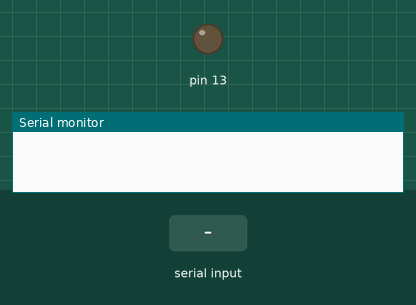
This sketch was run on a simulated Arduino Uno, built with avr-gcc and run on an emulated ATmega328P. Parts: output pins drawn as LEDs (lit = HIGH), the last lines printed to the serial monitor. The test bench sets the inputs (shaded band).

Above: at 1.2 s.
1.3 s: "1" received over Serial
At 1.8 s:
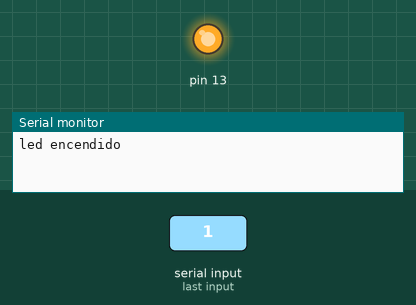
2.8 s: "0" received over Serial
At 4.1 s:
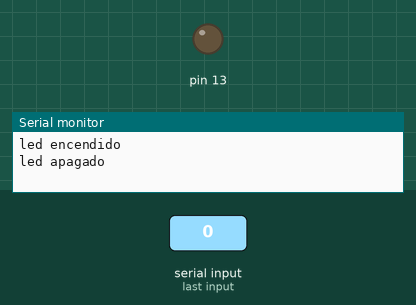
Timing chart, 0 to 5.8 s (numbered marks = the images above; inputs shaded):
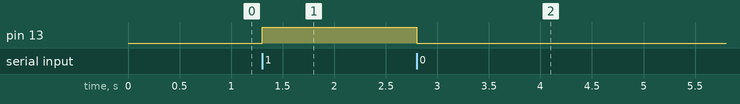

Measured:
- after the input at 1.3 s, pin 13: LOW → HIGH at once
- after the input at 2.8 s, pin 13: HIGH → LOW at once

The sketch:

bluetooh_slave_code.ino
```cpp
//////////////// ESCLAVO /////////////
char c;
void setup()
{

//inicializa la comunicacion serial
   Serial.begin(9600);

//se configura los pines de entrada y salida
   pinMode(13,OUTPUT);


// inicializa el estdo de los LEDs
   digitalWrite(13,LOW);

}

void loop()
{
  if(Serial.available())
  {
    c=Serial.read();

    if(c=='1'){
    digitalWrite(13,HIGH);

    Serial.println("led encendido ");
    }
    else {
      digitalWrite(13,LOW);
      Serial.println("led apagado");
    }

  }
}
```
